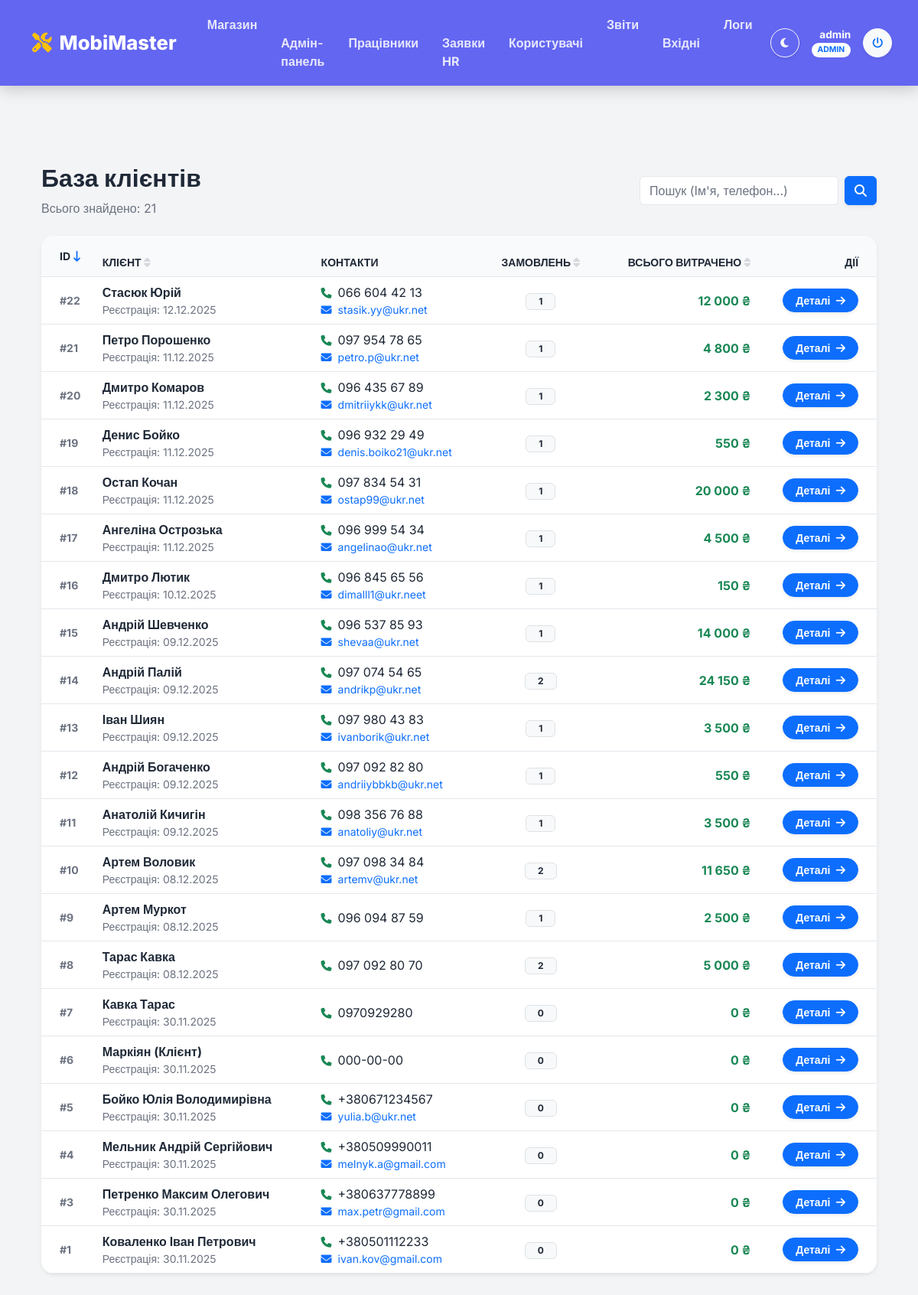
The page /clients.php (signed in) on the database its author committed.
### tables this page shows
CREATE TABLE `clients` (
  `id` int(11) NOT NULL,
  `full_name` varchar(100) NOT NULL COMMENT 'ПІБ клієнта',
  `phone` varchar(20) NOT NULL COMMENT 'Контактний телефон',
  `email` varchar(100) DEFAULT NULL,
  `address` varchar(255) DEFAULT NULL COMMENT 'Адреса проживання',
  `registration_date` datetime DEFAULT current_timestamp()
);

### clients.php (the view, shortened to what this page needs)
<?php
require_once 'db.php';
include 'header.php';
$sort = $_GET['sort'] ?? 'id';
$dir = $_GET['dir'] ?? 'desc';
$search = $_GET['search'] ?? '';
$dirSql = ($dir === 'asc') ? 'ASC' : 'DESC';
$params = [];
$sql = "
    SELECT c.*,
           COUNT(o.id) as orders_count,
           COALESCE(SUM(o.final_price), 0) as total_spent
    FROM clients c
    LEFT JOIN orders o ON c.id = o.client_id
";
$sql .= " GROUP BY c.id ORDER BY $sort $dirSql";
$stmt = $pdo->prepare($sql);
$stmt->execute($params);
$clients = $stmt->fetchAll(PDO::FETCH_ASSOC);
function sortLink($col, $label, $currentSort, $currentDir, $search) {
    $newDir = ($currentSort == $col && $currentDir == 'desc') ? 'asc' : 'desc';
    $icon = '';
    if ($currentSort == $col) {
        $icon = ($currentDir == 'asc')
            ? ' <i class="fa-solid fa-arrow-up-long text-primary"></i>'
            : ' <i class="fa-solid fa-arrow-down-long text-primary"></i>';
    } else {
        $icon = ' <i class="fa-solid fa-sort text-muted opacity-25"></i>';
    }
    $url = "?sort=$col&dir=$newDir";
    return '<a href="' . $url . '" class="text-decoration-none text-dark fw-bold">' . $label . $icon . '</a>';
}
?>
<div class="container py-5">
    <div class="d-flex justify-content-between align-items-center mb-4">
        <div>
            <h2 class="fw-bold text-dark"><i class="fa-solid"></i>База клієнтів</h2>
            <p class="text-secondary mb-0">Всього знайдено: <?= count($clients) ?></p>
        </div>
        <form class="d-flex gap-2" method="GET">
            <input type="text" name="search" class="form-control" placeholder="Пошук (Ім'я, телефон...)" value="<?= htmlspecialchars($search) ?>">
            <button class="btn btn-primary shadow-sm"><i class="fa-solid fa-magnifying-glass"></i></button>
        </form>
    </div>
    <div class="card border-0 shadow-sm rounded-4 overflow-hidden">
        <div class="table-responsive">
            <table class="table table-hover align-middle mb-0">
                <thead class="bg-light text-secondary small text-uppercase">
                    <tr>
                        <th class="ps-4 py-3">
                            <?= sortLink('id', 'ID', $sort, $dir, $search) ?>
                        </th>
                        <th>
                            <?= sortLink('full_name', 'Клієнт', $sort, $dir, $search) ?>
                        </th>
                        <th>Контакти</th>
                        <th class="text-center">
                            <?= sortLink('orders_count', 'Замовлень', $sort, $dir, $search) ?>
                        </th>
                        <th class="text-end">
                            <?= sortLink('total_spent', 'Всього витрачено', $sort, $dir, $search) ?>
                        </th>
                        <th class="text-end pe-4">Дії</th>
                    </tr>
                </thead>
                <tbody>
                    <?php if (count($clients) > 0): ?>
                        <?php foreach ($clients as $client): ?>
                        <tr>
                            <td class="ps-4 text-muted small fw-bold">#<?= $client['id'] ?></td>
                            <td>
                                <div class="fw-bold text-dark"><?= htmlspecialchars($client['full_name']) ?></div>
                                <div class="small text-muted">
                                    Реєстрація: <?= $client['registration_date'] ? date('d.m.Y', strtotime($client['registration_date'])) : '<span class="fst-italic">Невідомо</span>' ?>
                                </div>
                            </td>
                            <td>
                                <div><i class="fa-solid fa-phone text-success me-2 small"></i><?= htmlspecialchars($client['phone']) ?></div>
                                <?php if($client['email']): ?>
                                    <div class="small text-primary"><i class="fa-solid fa-envelope me-2"></i><?= htmlspecialchars($client['email']) ?></div>
                                <?php endif; ?>
                            </td>
                            <td class="text-center">
                                <span class="badge bg-light text-dark border px-3"><?= $client['orders_count'] ?></span>
                            </td>
                            <td class="text-end fw-bold text-success fs-6">
                                <?= number_format($client['total_spent'], 0, ' ', ' ') ?> ₴
                            </td>
                            <td class="text-end pe-4">
                                <a href="client_details.php?id=<?= $client['id'] ?>" class="btn btn-sm btn-primary rounded-pill px-3 fw-bold shadow-sm">
                                    Деталі <i class="fa-solid fa-arrow-right ms-1"></i>
                                </a>
                            </td>
                        </tr>
                        <?php endforeach; ?>
                    <?php endif; ?>
                </tbody>
            </table>
        </div>
    </div>
</div>
<?php include 'footer.php'; ?>

### header.php (style rules this page uses)
:root { --bg-body: #f3f4f6; --bg-card: #ffffff; --bg-secondary: #f9fafb; --text-main: #1f2937; --text-muted: #6b7280; --border-color: #e5e7eb; --navbar-bg: #6366f1; --input-bg: #ffffff; --table-border: #e5e7eb; }
body { background-color: var(--bg-body) !important; color: var(--text-main) !important; font-family: 'Inter', sans-serif; min-height: 100vh; display: flex; flex-direction: column; transition: background-color 0.3s, color 0.3s; }
.card, body.dark-mode .bg-white { background-color: var(--bg-card) !important; color: var(--text-main) !important; border-color: var(--border-color) !important; }
.table { color: var(--text-main) !important; --bs-table-color: var(--text-main); --bs-table-bg: transparent; --bs-table-border-color: var(--table-border); }
.table thead th, body.dark-mode .bg-light { background-color: var(--bg-secondary) !important; color: var(--text-main) !important; border-color: var(--border-color) !important; }
.table tbody td { border-color: var(--border-color) !important; }
.form-control, .form-select { background-color: var(--input-bg) !important; color: var(--text-main) !important; border-color: var(--border-color) !important; }
.form-control::placeholder { color: var(--text-muted); }
.text-dark, h1, h2, h3, h4, h5, h6 { color: var(--text-main) !important; }
.text-muted, .text-secondary { color: var(--text-muted) !important; }

### rows shown on the page
clients: id "22", full_name "Стасюк Юрій", registration_date "12.12.2025", phone "066 604 42 13", email "stasik.yy@ukr.net", orders_count "1", total_spent "12 000"
clients: id "21", full_name "Петро Порошенко", registration_date "11.12.2025", phone "097 954 78 65", email "petro.p@ukr.net", orders_count "1", total_spent "4 800"
clients: id "20", full_name "Дмитро Комаров", registration_date "11.12.2025", phone "096 435 67 89", email "dmitriiykk@ukr.net", orders_count "1", total_spent "2 300"
clients: id "19", full_name "Денис Бойко", registration_date "11.12.2025", phone "096 932 29 49", email "denis.boiko21@ukr.net", orders_count "1", total_spent "550"
clients: id "18", full_name "Остап Кочан", registration_date "11.12.2025", phone "097 834 54 31", email "ostap99@ukr.net", orders_count "1", total_spent "20 000"
clients: id "17", full_name "Ангеліна Острозька", registration_date "11.12.2025", phone "096 999 54 34", email "angelinao@ukr.net", orders_count "1", total_spent "4 500"
clients: id "16", full_name "Дмитро Лютик", registration_date "10.12.2025", phone "096 845 65 56", email "dimalll1@ukr.neet", orders_count "1", total_spent "150"
clients: id "15", full_name "Андрій Шевченко", registration_date "09.12.2025", phone "096 537 85 93", email "shevaa@ukr.net", orders_count "1", total_spent "14 000"
clients: id "14", full_name "Андрій Палій", registration_date "09.12.2025", phone "097 074 54 65", email "andrikp@ukr.net", orders_count "2", total_spent "24 150"
clients: id "13", full_name "Іван Шиян", registration_date "09.12.2025", phone "097 980 43 83", email "ivanborik@ukr.net", orders_count "1", total_spent "3 500"
clients: id "12", full_name "Андрій Богаченко", registration_date "09.12.2025", phone "097 092 82 80", email "andriiybbkb@ukr.net", orders_count "1", total_spent "550"
clients: id "11", full_name "Анатолій Кичигін", registration_date "09.12.2025", phone "098 356 76 88", email "anatoliy@ukr.net", orders_count "1", total_spent "3 500"
clients: id "10", full_name "Артем Воловик", registration_date "08.12.2025", phone "097 098 34 84", email "artemv@ukr.net", orders_count "2", total_spent "11 650"
clients: id "9", full_name "Артем Муркот", registration_date "08.12.2025", phone "096 094 87 59", orders_count "1", total_spent "2 500"
clients: id "8", full_name "Тарас Кавка", registration_date "08.12.2025", phone "097 092 80 70", orders_count "2", total_spent "5 000"
clients: id "7", full_name "Кавка Тарас", registration_date "30.11.2025", phone "0970929280", orders_count "0", total_spent "0"
clients: id "6", full_name "Маркіян (Клієнт)", registration_date "30.11.2025", phone "000-00-00", orders_count "0", total_spent "0"
clients: id "5", full_name "Бойко Юлія Володимирівна", registration_date "30.11.2025", phone "+380671234567", email "yulia.b@ukr.net", orders_count "0", total_spent "0"
clients: id "4", full_name "Мельник Андрій Сергійович", registration_date "30.11.2025", phone "+380509990011", email "melnyk.a@gmail.com", orders_count "0", total_spent "0"
clients: id "3", full_name "Петренко Максим Олегович", registration_date "30.11.2025", phone "+380637778899", email "max.petr@gmail.com", orders_count "0", total_spent "0"
clients: id "1", full_name "Коваленко Іван Петрович", registration_date "30.11.2025", phone "+380501112233", email "ivan.kov@gmail.com", orders_count "0", total_spent "0"

### other values the page prints
$_SESSION['full_name'] "admin"
count($clients) "21"
$label "ID КЛІЄНТ ЗАМОВЛЕНЬ ВСЬОГО ВИТРАЧЕНО"
